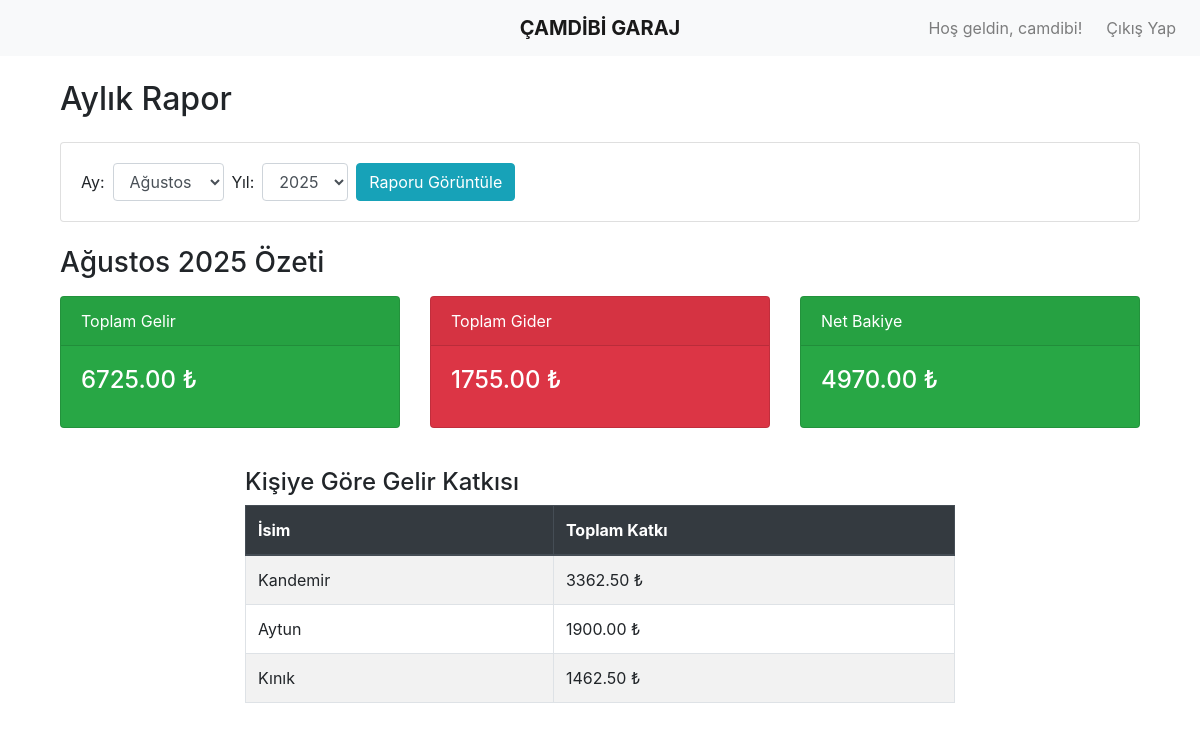
/report (signed in), run on the app's committed database.
### app.py (models this page shows, shortened)
class User(db.Model, UserMixin):
    id = db.Column(db.Integer, primary_key=True)
    username = db.Column(db.String(50), unique=True, nullable=False)
    password_hash = db.Column(db.String(128), nullable=False)
    transactions = db.relationship('Transaction', backref='user', lazy=True)

class Member(db.Model):
    id = db.Column(db.Integer, primary_key=True)
    name = db.Column(db.String(50), unique=True, nullable=False)

### app.py (the view)
@app.route('/report')
@login_required
def report():
    today = date.today()
    year = request.args.get('year', default=today.year, type=int)
    month = request.args.get('month', default=today.month, type=int)
    start_date = date(year, month, 1)
    end_date = date(year, month, calendar.monthrange(year, month)[1])
    transactions = Transaction.query.filter(
        Transaction.user_id == current_user.id,
        Transaction.date >= start_date,
        Transaction.date <= end_date
    ).all()
    member_incomes = defaultdict(float)
    total_monthly_income = 0
    total_monthly_expense = 0
    for transaction in transactions:
        if transaction.type == 'gelir':
            total_monthly_income += transaction.amount
            num_members = len(transaction.members)
            if num_members > 0:
                share_amount = transaction.amount / num_members
                for member in transaction.members:
                    member_incomes[member.name] += share_amount
        elif transaction.type == 'gider':
            total_monthly_expense += transaction.amount
    sorted_member_incomes = dict(sorted(member_incomes.items(), key=lambda item: item[1], reverse=True))
    net_monthly_balance = total_monthly_income - total_monthly_expense
    month_names = ["Ocak", "Şubat", "Mart", "Nisan", "Mayıs", "Haziran", "Temmuz", "Ağustos", "Eylül", "Ekim", "Kasım", "Aralık"]
    return render_template('report.html',
                           selected_year=year, selected_month=month, month_names=month_names,
                           current_year=today.year, total_income=total_monthly_income,
                           total_expense=total_monthly_expense, net_balance=net_monthly_balance,
                           member_incomes=sorted_member_incomes
                           )

### app.py (called while the page is built)
@login_manager.user_loader
def load_user(user_id):
    return User.query.get(int(user_id))

### templates/report.html (shortened to what this page needs)
{% extends "base.html" %}
{% block content %}
<div class="container">
    <h2 class="mb-4">Aylık Rapor</h2>
    <div class="card mb-4">
        <div class="card-body">
            <form method="GET" action="{{ url_for('report') }}" class="form-inline">
                <div class="form-group mr-2">
                    <label for="month" class="mr-2">Ay:</label>
                    <select name="month" id="month" class="form-control">
                        {% for i in range(1, 13) %}
                            <option value="{{ i }}" {% if i == selected_month %}selected{% endif %}>{{ month_names[i-1] }}</option>
                        {% endfor %}
                    </select>
                </div>
                <div class="form-group mr-2">
                    <label for="year" class="mr-2">Yıl:</label>
                    <select name="year" id="year" class="form-control">
                        {% for y in range(current_year - 5, current_year + 2) %}
                            <option value="{{ y }}" {% if y == selected_year %}selected{% endif %}>{{ y }}</option>
                        {% endfor %}
                    </select>
                </div>
                <button type="submit" class="btn btn-info">Raporu Görüntüle</button>
            </form>
        </div>
    </div>
    <h3 class="mb-3">{{ month_names[selected_month-1] }} {{ selected_year }} Özeti</h3>
    <div class="row">
        <div class="col-md-4">
            <div class="card text-white bg-success mb-3">
                <div class="card-header">Toplam Gelir</div>
                <div class="card-body">
                    <h4 class="card-title">{{ "%.2f"|format(total_income) }} ₺</h4>
                </div>
            </div>
        </div>
        <div class="col-md-4">
            <div class="card text-white bg-danger mb-3">
                <div class="card-header">Toplam Gider</div>
                <div class="card-body">
                    <h4 class="card-title">{{ "%.2f"|format(total_expense) }} ₺</h4>
                </div>
            </div>
        </div>
        <div class="col-md-4">
            <div class="card text-white {{ 'bg-success' if net_balance >= 0 else 'bg-danger' }} mb-3">
                <div class="card-header">Net Bakiye</div>
                <div class="card-body">
                    <h4 class="card-title">{{ "%.2f"|format(net_balance) }} ₺</h4>
                </div>
            </div>
        </div>
    </div>
    <div class="row mt-4 justify-content-center">
        <div class="col-md-8">
            <h4>Kişiye Göre Gelir Katkısı</h4>
            <table class="table table-bordered table-striped">
                <thead class="thead-dark">
                    <tr>
                        <th>İsim</th>
                        <th>Toplam Katkı</th>
                    </tr>
                </thead>
                <tbody>
                    {% for name, income in member_incomes.items() %}
                    <tr>
                        <td>{{ name.title() }}</td>
                        <td>{{ "%.2f"|format(income) }} ₺</td>
                    </tr>
                    {% else %}
                    <tr>
                        <td colspan="2" class="text-center">Bu ay hiç gelir kaydedilmemiş.</td>
                    </tr>
                    {% endfor %}
                </tbody>
            </table>
        </div>
    </div>
</div>
{% endblock %}

### templates/base.html (shortened to what this page needs)
<!DOCTYPE html>
<html lang="tr">
<head>
    <link rel="stylesheet" href="https://stackpath.bootstrapcdn.com/bootstrap/4.5.2/css/bootstrap.min.css">
</head>
<body>
    <nav class="navbar navbar-expand-lg navbar-light bg-light position-relative">
        <a class="navbar-brand centered" href="{{ url_for('index') }}"><b>ÇAMDİBİ GARAJ</b></a>
        <div class="collapse navbar-collapse">
            <ul class="navbar-nav ml-auto">
                {% if current_user.is_authenticated %}
                    <li class="nav-item">
                        <span class="navbar-text mr-3">Hoş geldin, {{ current_user.username }}!</span>
                    </li>
                    <li class="nav-item">
                        <a class="nav-link" href="{{ url_for('logout') }}">Çıkış Yap</a>
                    </li>
                {% else %}
                    <li class="nav-item">
                        <a class="nav-link" href="{{ url_for('login') }}">Giriş Yap</a>
                    </li>
                {% endif %}
            </ul>
        </div>
    </nav>
    <div class="container mt-4">
        {% block content %}{% endblock %}
    </div>
</body>
</html>

### templates/base.html (style rules this page uses)
.navbar-brand.centered { position: absolute; left: 50%; transform: translateX(-50%); }

### data on the page
User: username "camdibi"
Member: title "Kandemir", income "3362.50"
Member: title "Aytun", income "1900.00"
Member: title "Kınık", income "1462.50"

### other printed values
{{ month_names[selected_month-1] }} "Ağustos"
{{ selected_year }} "2025"
{{ "%.2f"|format(total_income) }} "6725.00"
{{ "%.2f"|format(total_expense) }} "1755.00"
{{ "%.2f"|format(net_balance) }} "4970.00"
form field month "Ağustos"
form field year "2025"
